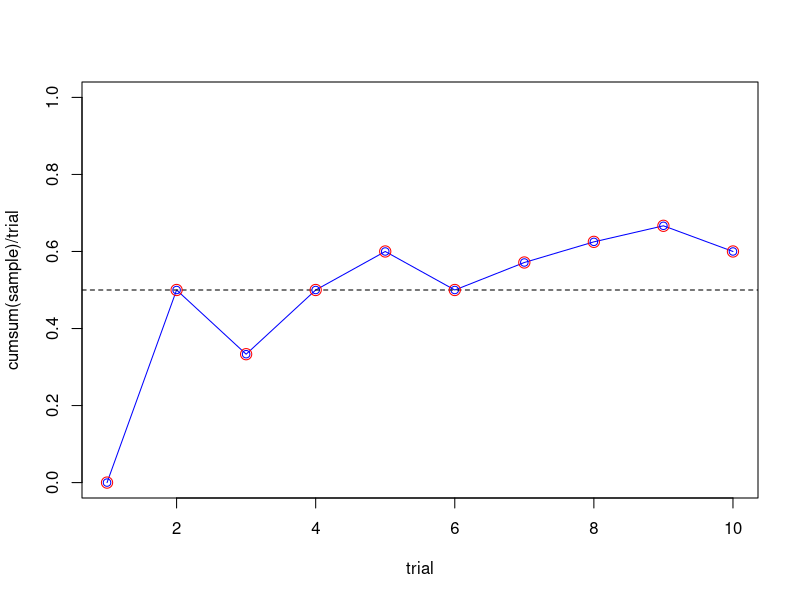
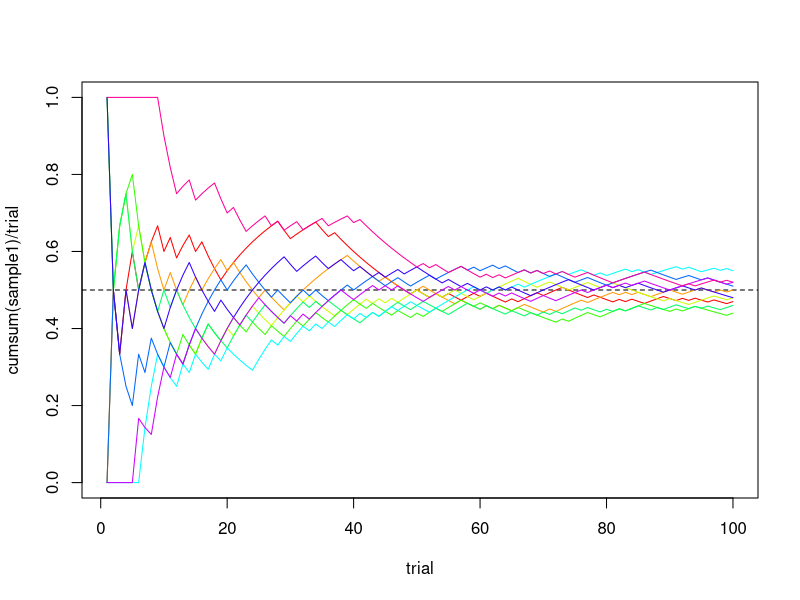

Write the R code that produced these figures, in order.
## ---- chunk 1
set.seed(123)  # For reproducibility

n <- 10
p <- 0.5
sample <- rbinom(n, 1, p)
running_mean <- cumsum(sample) / (1:n)

# Plot the simulation
plot(1:n, running_mean, type = "o", col = "blue", pch = 1,
     xlab = "trial", ylab = "cumsum(sample)/trial",
     ylim = c(0, 1))
abline(h = p, lty = 2)
points(1:n, running_mean, col = "red", pch = 1, cex = 1.5)
## ---- chunk 2
set.seed(123)  # For reproducibility

n <- 100         # number of trials
p <- 0.5         # success probability
k <- 10          # number of simulations

colors <- rainbow(k)  # different colors for each line

# Plot setup
plot(1, type = "n", xlim = c(1, n), ylim = c(0, 1),
     xlab = "trial", ylab = "cumsum(sample1)/trial")

# Dashed line for true probability
abline(h = p, lty = 2)

# Run k simulations
for (i in 1:k) {
  sample <- rbinom(n, 1, p)
  running_mean <- cumsum(sample) / (1:n)
  lines(1:n, running_mean, col = colors[i])
}
